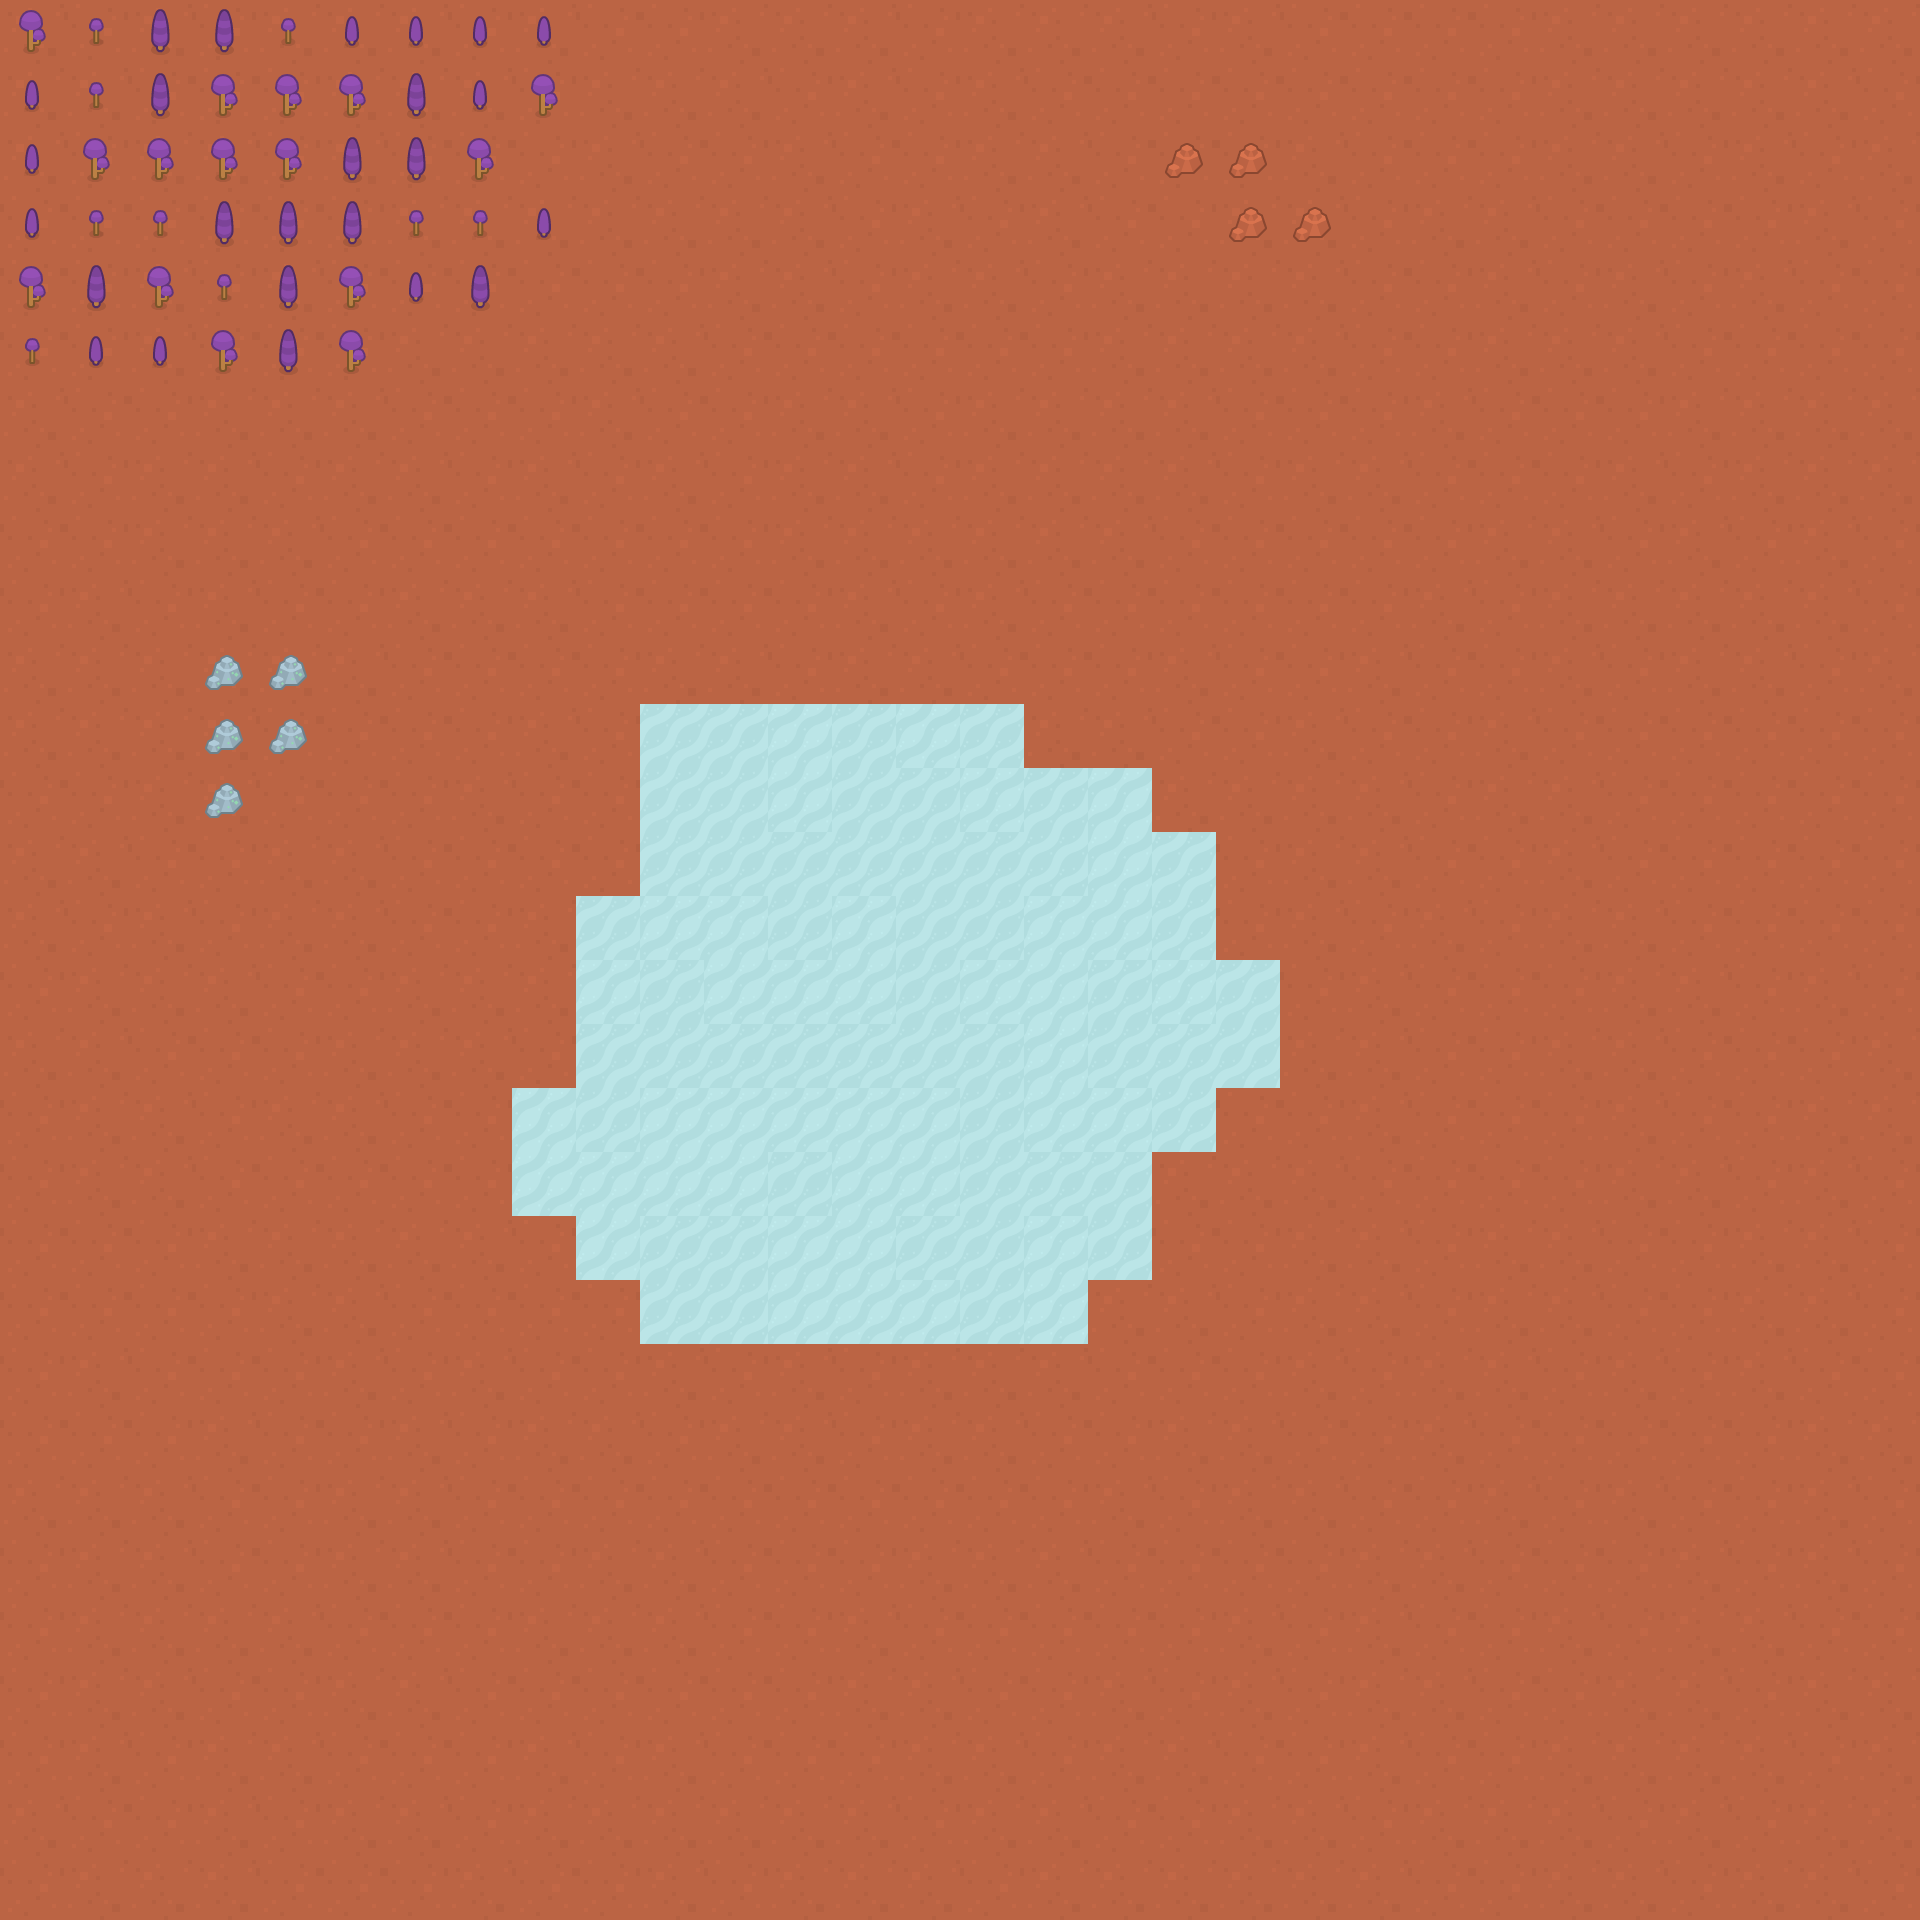

A level layout from a 2D game, rendered from its tile map. Below: a short description, then the map file with tile-grid data replaced by summaries:
An orthogonal 30x30 tile map with 64x64 px tiles, 2 tile layers (Base Tile Layer, Resources) and 8 objects.

<map version="1.5" tiledversion="1.7.2" orientation="orthogonal" renderorder="right-down" width="30" height="30" tilewidth="64" tileheight="64" infinite="0" nextlayerid="5" nextobjectid="3">
 <editorsettings>
  <export target="Gorblox7.json" format="json" />
 </editorsettings>
 <properties>
  <property name="script" value="Games/spacecolonywars/Gorblox7.lua" />
 </properties>
 <tileset firstgid="1" name="Gorblox7" tilewidth="64" tileheight="64" tilecount="26" columns="0">
  <grid orientation="orthogonal" width="1" height="1" />
  <tile id="0">
   <image width="64" height="64" source="Tile/scifiTile_41.png" />
  </tile>
  <tile id="1">
   <image width="64" height="64" source="Tile/scifiTile_42.png" />
  </tile>
  <tile id="2">
   <image width="64" height="64" source="Tile/scifiTile_13.png" />
   <objectgroup draworder="index" id="2">
    <object id="1" x="0" y="0" width="64" height="64" />
   </objectgroup>
  </tile>
  <tile id="3">
   <image width="64" height="64" source="Tile/scifiTile_14.png" />
   <objectgroup draworder="index" id="2">
    <object id="1" x="0" y="0" width="64" height="64" />
   </objectgroup>
  </tile>
  <tile id="4">
   <image width="64" height="64" source="Environment/scifiEnvironment_01.png" />
  </tile>
  <tile id="5">
   <image width="64" height="64" source="Environment/scifiEnvironment_02.png" />
  </tile>
  <tile id="6">
   <image width="64" height="64" source="Environment/scifiEnvironment_03.png" />
  </tile>
  <tile id="7">
   <image width="64" height="64" source="Environment/scifiEnvironment_04.png" />
  </tile>
  <tile id="8">
   <image width="64" height="64" source="Environment/scifiEnvironment_05.png" />
  </tile>
  <tile id="9">
   <image width="64" height="64" source="Environment/scifiEnvironment_06.png" />
  </tile>
  <tile id="10">
   <properties>
    <property name="script" value="Games/spacecolonywars/plutonium.lua" />
   </properties>
   <image width="64" height="64" source="Environment/scifiEnvironment_07.png" />
  </tile>
  <tile id="11">
   <image width="64" height="64" source="Environment/scifiEnvironment_08.png" />
  </tile>
  <tile id="12">
   <image width="64" height="64" source="Environment/scifiEnvironment_09.png" />
  </tile>
  <tile id="13">
   <image width="64" height="64" source="Environment/scifiEnvironment_10.png" />
  </tile>
  <tile id="14">
   <properties>
    <property name="script" value="Games/spacecolonywars/lumber.lua" />
   </properties>
   <image width="64" height="64" source="Environment/scifiEnvironment_11.png" />
   <objectgroup draworder="index" id="2">
    <object id="1" x="0" y="0" width="64" height="64" />
   </objectgroup>
  </tile>
  <tile id="15">
   <properties>
    <property name="script" value="Games/spacecolonywars/lumber.lua" />
   </properties>
   <image width="64" height="64" source="Environment/scifiEnvironment_12.png" />
   <objectgroup draworder="index" id="2">
    <object id="1" x="0" y="0" width="64" height="64" />
   </objectgroup>
  </tile>
  <tile id="16">
   <properties>
    <property name="script" value="Games/spacecolonywars/lumber.lua" />
   </properties>
   <image width="64" height="64" source="Environment/scifiEnvironment_13.png" />
   <objectgroup draworder="index" id="2">
    <object id="1" x="0" y="0" width="64" height="64" />
   </objectgroup>
  </tile>
  <tile id="17">
   <properties>
    <property name="script" value="Games/spacecolonywars/lumber.lua" />
   </properties>
   <image width="64" height="64" source="Environment/scifiEnvironment_14.png" />
   <objectgroup draworder="index" id="2">
    <object id="1" x="0" y="0" width="64" height="64" />
   </objectgroup>
  </tile>
  <tile id="18">
   <image width="64" height="64" source="Environment/scifiEnvironment_15.png" />
  </tile>
  <tile id="19">
   <image width="64" height="64" source="Environment/scifiEnvironment_16.png" />
  </tile>
  <tile id="20">
   <image width="64" height="64" source="Environment/scifiEnvironment_17.png" />
  </tile>
  <tile id="21">
   <image width="64" height="64" source="Environment/scifiEnvironment_18.png" />
  </tile>
  <tile id="22">
   <image width="64" height="64" source="Environment/scifiEnvironment_19.png" />
  </tile>
  <tile id="23">
   <properties>
    <property name="script" value="Games/spacecolonywars/iron.lua" />
   </properties>
   <image width="64" height="64" source="Environment/scifiEnvironment_20.png" />
  </tile>
  <tile id="24">
   <properties>
    <property name="script" value="Games/spacecolonywars/worker.lua" />
   </properties>
   <image width="64" height="64" source="Unit/scifiUnit_01.png" />
  </tile>
  <tile id="25">
   <properties>
    <property name="script" value="Games/spacecolonywars/space_center.lua" />
   </properties>
   <image width="64" height="64" source="Structure/scifiStructure_07.png" />
  </tile>
 </tileset>
 <layer id="1" name="Base Tile Layer" width="30" height="30">
  <data>[900 cells, 900 non-empty, 4 distinct tile ids]</data>
 </layer>
 <layer id="3" name="Resources" width="30" height="30">
  <data>[900 cells, 58 non-empty, 6 distinct tile ids]</data>
 </layer>
 <objectgroup id="4" name="Player">
  <object id="1" gid="25" x="640" y="449" width="64" height="64" />
  <object id="2" gid="26" x="384" y="576" width="64" height="64" />
 </objectgroup>
</map>
